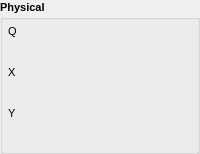
         <widget class="QGroupBox" name="groupBox_2">
          <property name="sizePolicy">
           <sizepolicy hsizetype="Fixed" vsizetype="Fixed">
            <horstretch>0</horstretch>
            <verstretch>0</verstretch>
           </sizepolicy>
          </property>
          <property name="minimumSize">
           <size>
            <width>136</width>
            <height>0</height>
           </size>
          </property>
          <property name="font">
           <font>
            <pointsize>8</pointsize>
            <weight>75</weight>
            <bold>true</bold>
           </font>
          </property>
          <property name="title">
           <string>Physical</string>
          </property>
          <layout class="QVBoxLayout" name="verticalLayout_7">
           <property name="spacing">
            <number>1</number>
           </property>
           <property name="margin">
            <number>5</number>
           </property>
           <item>
            <widget class="QLabel" name="label_50">
             <property name="sizePolicy">
              <sizepolicy hsizetype="Preferred" vsizetype="Fixed">
               <horstretch>0</horstretch>
               <verstretch>0</verstretch>
              </sizepolicy>
             </property>
             <property name="minimumSize">
              <size>
               <width>0</width>
               <height>15</height>
              </size>
             </property>
             <property name="font">
              <font>
               <weight>50</weight>
               <bold>false</bold>
              </font>
             </property>
             <property name="text">
              <string>Q</string>
             </property>
             <property name="alignment">
              <set>Qt::AlignLeading|Qt::AlignLeft|Qt::AlignVCenter</set>
             </property>
            </widget>
           </item>
           <item>
            <widget class="caInclude" name="cainclude_2">
             <property name="minimumSize">
              <size>
               <width>124</width>
               <height>24</height>
              </size>
             </property>
             <property name="macro">
              <string notr="true">VALUE=$(DEV):Q,EGU=$(DEV):Q.EGU,STATUS=$(DEV):Q-VALID</string>
             </property>
             <property name="filename" stdset="0">
              <string notr="true">BPM_GPAC_CAV_caLineEditEguStatus.ui</string>
             </property>
            </widget>
           </item>
           <item>
            <widget class="QLabel" name="label_51">
             <property name="sizePolicy">
              <sizepolicy hsizetype="Preferred" vsizetype="Fixed">
               <horstretch>0</horstretch>
               <verstretch>0</verstretch>
              </sizepolicy>
             </property>
             <property name="minimumSize">
              <size>
               <width>0</width>
               <height>15</height>
              </size>
             </property>
             <property name="font">
              <font>
               <weight>50</weight>
               <bold>false</bold>
              </font>
             </property>
             <property name="text">
              <string>X</string>
             </property>
             <property name="alignment">
              <set>Qt::AlignLeading|Qt::AlignLeft|Qt::AlignVCenter</set>
             </property>
            </widget>
           </item>
           <item>
            <widget class="caInclude" name="cainclude_10">
             <property name="minimumSize">
              <size>
               <width>124</width>
               <height>24</height>
              </size>
             </property>
             <property name="macro">
              <string notr="true">VALUE=$(DEV):X,EGU=$(DEV):X.EGU,STATUS=$(DEV):X-VALID</string>
             </property>
             <property name="filename" stdset="0">
              <string notr="true">BPM_GPAC_CAV_caLineEditEguStatus.ui</string>
             </property>
            </widget>
           </item>
           <item>
            <widget class="QLabel" name="label_52">
             <property name="sizePolicy">
              <sizepolicy hsizetype="Preferred" vsizetype="Fixed">
               <horstretch>0</horstretch>
               <verstretch>0</verstretch>
              </sizepolicy>
             </property>
             <property name="minimumSize">
              <size>
               <width>0</width>
               <height>15</height>
              </size>
             </property>
             <property name="font">
              <font>
               <weight>50</weight>
               <bold>false</bold>
              </font>
             </property>
             <property name="text">
              <string>Y</string>
             </property>
             <property name="alignment">
              <set>Qt::AlignLeading|Qt::AlignLeft|Qt::AlignVCenter</set>
             </property>
            </widget>
           </item>
           <item>
            <widget class="caInclude" name="cainclude_11">
             <property name="minimumSize">
              <size>
               <width>124</width>
               <height>24</height>
              </size>
             </property>
             <property name="macro">
              <string notr="true">VALUE=$(DEV):Y,EGU=$(DEV):Y.EGU,STATUS=$(DEV):Y-VALID</string>
             </property>
             <property name="filename" stdset="0">
              <string notr="true">BPM_GPAC_CAV_caLineEditEguStatus.ui</string>
             </property>
            </widget>
           </item>
          </layout>
         </widget>
